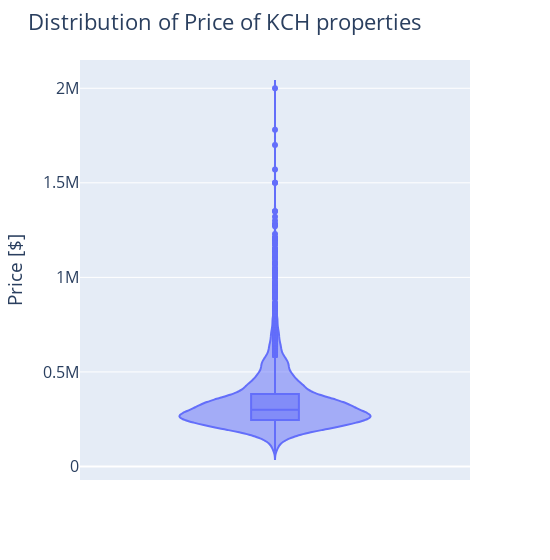

This figure's notebook cell:
### Markdown cell above
**Price per $ft^2$**<br>
Although we are only looking at poor neighborhoods now, there are still some extreme outliers price-wise with the maximum $price/ft^2 = 791.67 \$$ being 4.5 times higher than the average $price/ft^2 = 173.52 \$$. This may be due to my definition of poor neighborhoods, which would have best been defined by income measures. Could also be properties at the border of richer neighborhoods.

### Code cell
# Distribution of price (total) living
fig = px.violin(data_frame=df, y='price', width=550, box=True)
fig.update_layout(font=dict(size=16), yaxis_title="Price [$]",
                  title_text='Distribution of Price of KCH properties')
fig.show()

### Figure 1 — Plotly figure (JSON) as saved in the notebook; plotly's stock layout.template omitted (floating-point values rounded to 4 significant figures; data arrays with more than 128 entries replaced by an {"elided": "..."} marker saying what was removed)
{"data": [{"alignmentgroup": "True", "box": {"visible": true}, "hovertemplate": "price=%{y}<extra></extra>", "legendgroup": "", "marker": {"color": "#636efa"}, "name": "", "offsetgroup": "", "orientation": "v", "scalegroup": "True", "showlegend": false, "type": "violin", "x0": " ", "xaxis": "x", "y": {"elided": "6444 int values"}, "y0": " ", "yaxis": "y"}], "layout": {"font": {"size": 16}, "legend": {"tracegroupgap": 0}, "margin": {"t": 60}, "title": {"text": "Distribution of Price of KCH properties"}, "violinmode": "group", "width": 550, "xaxis": {"anchor": "y", "domain": [0, 1]}, "yaxis": {"anchor": "x", "domain": [0, 1], "title": {"text": "Price [$]"}}}}
